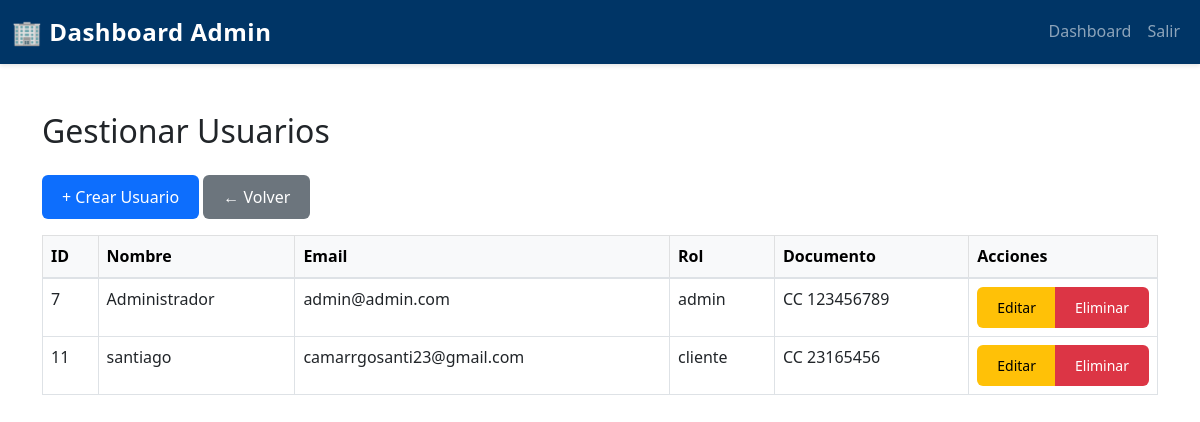
The app's page /FRONTEND/index.php?route=admin/usuario/listar (signed in), older data.
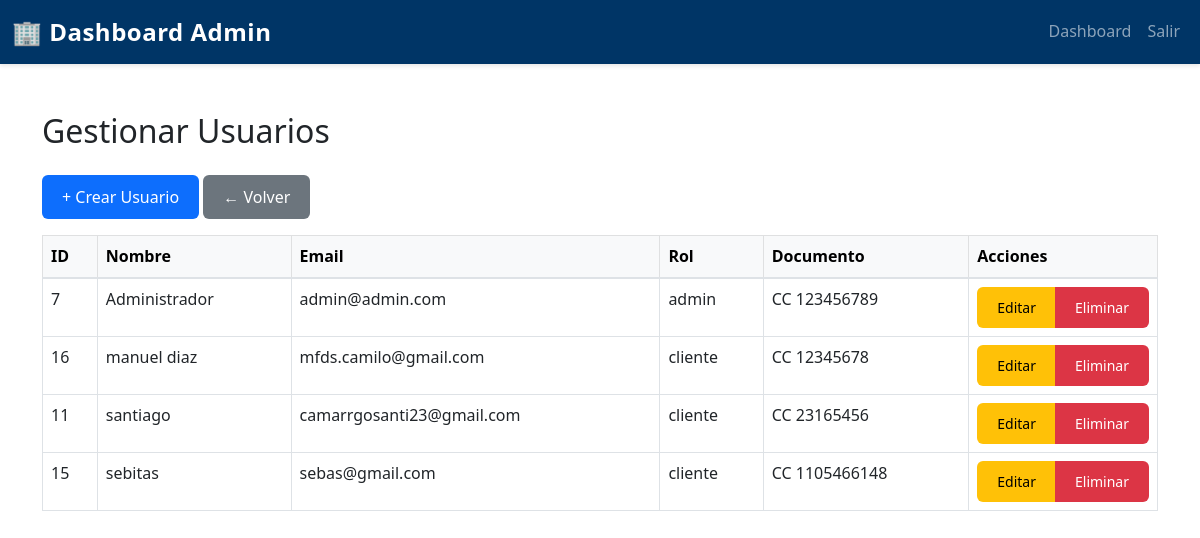
The same page, newer data.
### tables this page shows
CREATE TABLE `usuario` (
  `idUSUARIO` int(11) NOT NULL,
  `numdocUSUARIO` int(11) DEFAULT NULL,
  `tipodocumenUSUARIO` varchar(20) DEFAULT NULL,
  `nomUSUARIO` varchar(30) DEFAULT NULL,
  `direcUSUARIO` varchar(120) DEFAULT NULL,
  `telUSUARIO` int(11) DEFAULT NULL,
  `emailUSUARIO` varchar(40) DEFAULT NULL,
  `pass` varchar(255) DEFAULT NULL,
  `rolUSUARIO` varchar(20) DEFAULT NULL,
  `cargoUSUARIO` varchar(20) DEFAULT NULL,
  `reset_token` varchar(255) DEFAULT NULL COMMENT 'Token para recuperaci?n de contrase?a',
  `reset_token_expira` datetime DEFAULT NULL COMMENT 'Fecha de expiraci?n del token',
  `fecha_creacion` timestamp NOT NULL DEFAULT current_timestamp() COMMENT 'Fecha de creaci?n del usuario',
  `fecha_actualizacion` timestamp NOT NULL DEFAULT current_timestamp() ON UPDATE current_timestamp() COMMENT 'Fecha ?ltima actualizaci?n'
);

### FRONTEND/models/UsuarioModel.php (called while the page is built, shortened)
<?php
class UsuarioModel {
    private $db;
    public function __construct($database) {
        $this->db = $database;
    }
    public function obtenerTodos() {
        $query = "SELECT idUSUARIO, numdocUSUARIO, tipodocumenUSUARIO, nomUSUARIO,
                         direcUSUARIO, telUSUARIO, emailUSUARIO, rolUSUARIO, cargoUSUARIO
                  FROM usuario ORDER BY nomUSUARIO ASC";
        $stmt = $this->db->prepare($query);
        $stmt->execute();
        return $stmt->fetchAll(PDO::FETCH_ASSOC);
    }
}

### FRONTEND/views/admin/listar_usuarios.php (the view, shortened to what this page needs)
<?php
require_once __DIR__ . '/../../models/UsuarioModel.php';
$db = new Database();
$conn = $db->connect();
$usuarioModel = new UsuarioModel($conn);
$usuarios = $usuarioModel->obtenerTodos();
?>
<!DOCTYPE html>
<html lang="es">
<head>
    <link href="https://cdn.jsdelivr.net/npm/bootstrap@5.3.0/dist/css/bootstrap.min.css" rel="stylesheet">
    <link rel="stylesheet" href="assets/css/styles.css">
</head>
<body>
<nav class="navbar navbar-expand-lg navbar-dark bg-dark-blue">
    <div class="container-fluid">
        <a class="navbar-brand fw-bold" href="index.php?route=admin/dashboard">🏢 Dashboard Admin</a>
        <div class="collapse navbar-collapse" id="navbarNav">
            <ul class="navbar-nav ms-auto">
                <li class="nav-item"><a class="nav-link" href="index.php?route=admin/dashboard">Dashboard</a></li>
                <li class="nav-item"><a class="nav-link" href="index.php?route=logout">Salir</a></li>
            </ul>
        </div>
    </div>
</nav>
<div class="container my-5">
    <h2 class="mb-4">Gestionar Usuarios</h2>
    <a href="index.php?route=admin/usuario/crear" class="btn btn-primary mb-3">+ Crear Usuario</a>
    <a href="index.php?route=admin/dashboard" class="btn btn-secondary mb-3">← Volver</a>
    <table class="table table-bordered table-hover">
        <thead class="table-light">
            <tr>
                <th>ID</th>
                <th>Nombre</th>
                <th>Email</th>
                <th>Rol</th>
                <th>Documento</th>
                <th style="width: 150px;">Acciones</th>
            </tr>
        </thead>
        <tbody>
        <?php foreach ($usuarios as $u): ?>
            <tr>
                <td><?= $u['idUSUARIO'] ?></td>
                <td><?= $u['nomUSUARIO'] ?></td>
                <td><?= $u['emailUSUARIO'] ?></td>
                <td><?= $u['rolUSUARIO'] ?></td>
                <td><?= $u['tipodocumenUSUARIO'] . ' ' . $u['numdocUSUARIO'] ?></td>
                <td>
                    <div class="btn-group">
                    <a href="index.php?route=admin/usuario/editar&id=<?= $u['idUSUARIO'] ?>" class="btn btn-sm btn-warning">Editar</a>
                    <a href="index.php?route=admin/usuario/eliminar&id=<?= $u['idUSUARIO'] ?>" class="btn btn-sm btn-danger"
                       onclick="return confirm('¿Eliminar este usuario?');">Eliminar</a>
                    </div>
                </td>
            </tr>
        <?php endforeach; ?>
        </tbody>
    </table>
</div>
</body>
</html>

Row changes from the older to the newer data that the page shows:
added usuario: idUSUARIO "16", nomUSUARIO "manuel diaz", emailUSUARIO "mfds.camilo@gmail.com", rolUSUARIO "cliente", tipodocumenUSUARIO "CC", numdocUSUARIO "12345678"
added usuario: idUSUARIO "15", nomUSUARIO "sebitas", emailUSUARIO "sebas@gmail.com", rolUSUARIO "cliente", tipodocumenUSUARIO "CC", numdocUSUARIO "1105466148"
